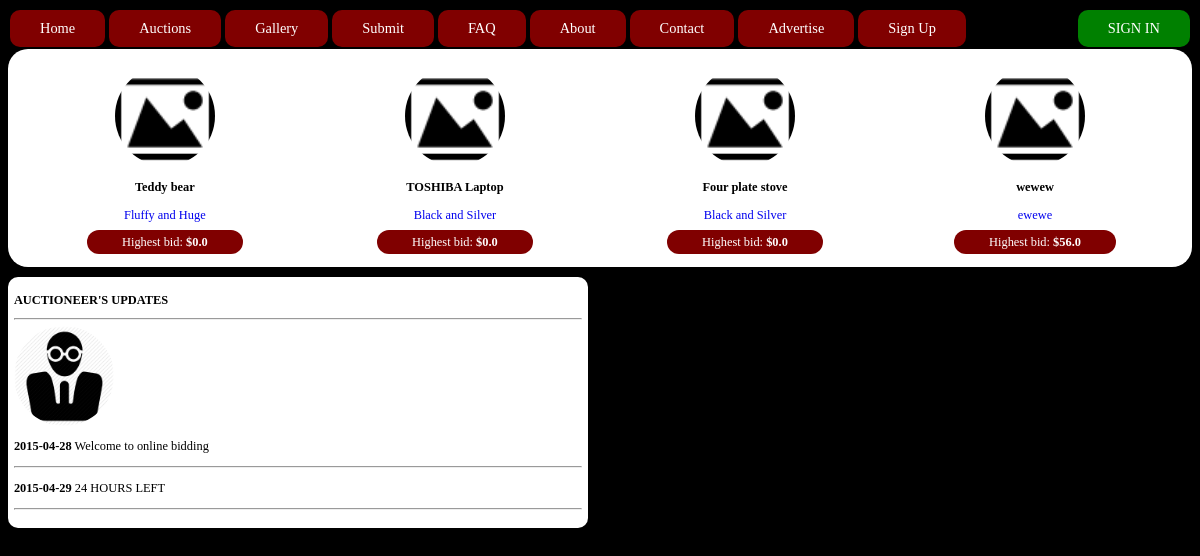
The page /home on the database its author committed.
### item.py (models this page shows, shortened)
class Item(Model):
	code = CharField(max_length = 100, unique = True, primary_key = True)
	name = CharField()
	description = TextField()
	price = DoubleField()
	seller = ForeignKeyField(User, to_field = 'username', related_name = 'items_sold')
	buyer = ForeignKeyField(User, to_field = 'username', related_name = 'items_bought', null = True)
	date_submitted = DateField(default = datetime.datetime.now)
	image_url = CharField()
	bought = BooleanField(default = False)
	highest_bid = DoubleField(default = 0)
	class Meta:
		database = DB
		order_by = ('-date_submitted',)

### message.py (models this page shows, shortened)
class Message(Model):
	code = CharField(max_length = 100, unique = True, primary_key = True)
	message = TextField()
	auctioneer = ForeignKeyField(User, to_field = 'username', related_name = 'messages')
	date_submitted = DateField(default = datetime.datetime.now)
	class Meta:
		database = DB
		order_by = ('-date_submitted',)

### app.py (the view)
@app.route('/')
@app.route('/home')
def index():
	greet_user()
	return render_template('/home.html', items = Item.select().where(Item.bought == False), message = greet_user(), updates = Message.select())

### app.py (called while the page is built)
def greet_user():
	try:
		message = 'LOGOUT {}'.format(json.loads(request.cookies.get('username')).upper())
		url = "/state?state=out"
	except TypeError:
		message = 'SIGN IN'
		url = "/state?state=in"
	finally:
		return [message, url]

### templates/home.html
{% extends 'layout.html'%}
{% block content%}
<div class = "sign_up">
	<form action =  "" method = "POST">
		<div class = "block_header" ><h2><font class = "theme_colour">AUCTIONEER'S UPDATES </font></h2></div>
		<hr>
		<img src = "/static/imgs/superuser.png" width = "100px" height = "100px" align = "center" style = "border-radius: 50px;">
		{%for update in updates[0:10]%}
		<p>
			<strong>{{ update.date_submitted }}</strong>  {{update.message}}
			<hr>
		</p>
		{%endfor%}
	</form>
</div>
{% endblock %}

### templates/layout.html
{% extends 'menu.html' %}
{%block more_content%}
	<div id = "bids_banner">
	{%for item in items[0:4] %}
		<div class = " bid_ad ">
			<a href = "/item?code={{ item.code }}">
				<img src = "/static/imgs/{{ item.image_url }}" width = "100px" height = "100px">
				<h2>{{ item.name }}</h2>
				<p><label>{{ item.description }}</label></p>
				<label class = "bid_current">Highest bid: <strong>${{ item.highest_bid }}</strong></label>
			</a>
		</div>
	{%endfor%}
	</div>
	<div id = "content">
	{% block content%}{% endblock%}
	</div>
{% endblock %}

### templates/menu.html (shortened to what this page needs)
<!doctype html>
<html>
	<head>
		<link href = "static/css/style.css" rel = "stylesheet" type = "text/css">
	</head>
	<body>
			<div id = "main_menu">
				<a href = "/"><label class="first" >Home</label></a>
				<a href = "/auctions"><label class="first" >Auctions</label></a>
				<a href = "/gallery"><label class="first">Gallery</label></a>
				<a href = "/submit item"><label class="first">Submit </label></a>
				<a href = "/faq"><label class="first">FAQ</label></a>
				<a href = "/about"><label class="first">About</label></a>
				<a href = "/contact"><label class="first">Contact</label></a>
				<a href = "/advertise"><label class="first">Advertise</label></a>
				<a href = "/sign up form"><label class="first">Sign Up</label></a>
				<a href = "{{ message[1] }}"><label class="second">{{ message[0] }}</label></a>
			</div>
			<div id = "content">
				{% block more_content%}{% endblock%}
			</div>
	</body>
</html>

### static/css/style.css (style rules this page uses)
body { background-color: black; font: .775em Kalinga; width: auto; }
.sign_up { background-color: white; border-radius: 10px; width: 48%; margin: 10px 0 10px 0; padding: 0.5%; height: auto; float: left; }
#bids_banner { background-color: white; width: 98%; float: left; color: black; height: auto; border-radius: 20px; padding: 1%; }
#bids_banner .bid_ad { background-color: white; width: 21%; height: auto; margin: 5px 2% 5px 2%; float: left; text-align: center; }
#bids_banner .bid_ad img { width: 100px; height: 100px; border-radius: 50px; }
#bids_banner .bid_ad .bid_current { color: white; background-color: maroon; padding: 5px 35px; float: center; height: auto; text-align: center; border-radius: 50px; }
#main_menu { background-color: black; width: auto; height: auto; }
#main_menu .first { font-size: 0.9rem !important; padding: 10px 30px; color: white; background-color: maroon; text-align: center; float: left; margin: 2px; border-radius: 10px; }
#main_menu .second { font-size: 0.9rem !important; padding: 10px 30px; color: white; background-color: green; text-align: center; float: right; margin: 2px; border-radius: 10px; }
h2 { color: black; font-size: 1em; }
a { text-decoration: none; }

### rows shown on the page
Item: image_url (picture), name "Teddy bear", description "Fluffy and Huge", highest_bid "0.0"
Item: image_url (picture), name "TOSHIBA Laptop", description "Black and Silver", highest_bid "0.0"
Item: image_url (picture), name "Four plate stove", description "Black and Silver", highest_bid "0.0"
Item: image_url (picture), name "wewew", description "ewewe", highest_bid "56.0"
Message: date_submitted "2015-04-28", message "Welcome to online bidding"
Message: date_submitted "2015-04-29", message "24 HOURS LEFT"

### other values the page prints
{{ message[0] }} "SIGN IN"
